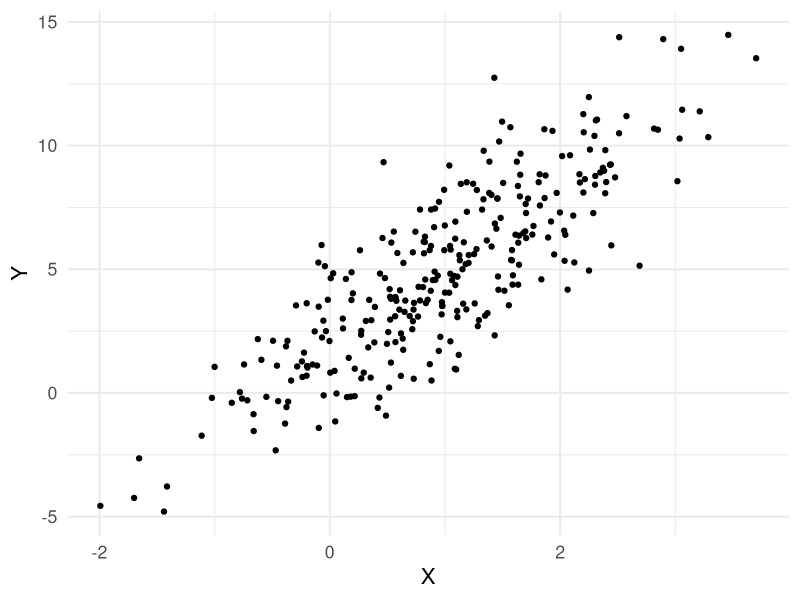
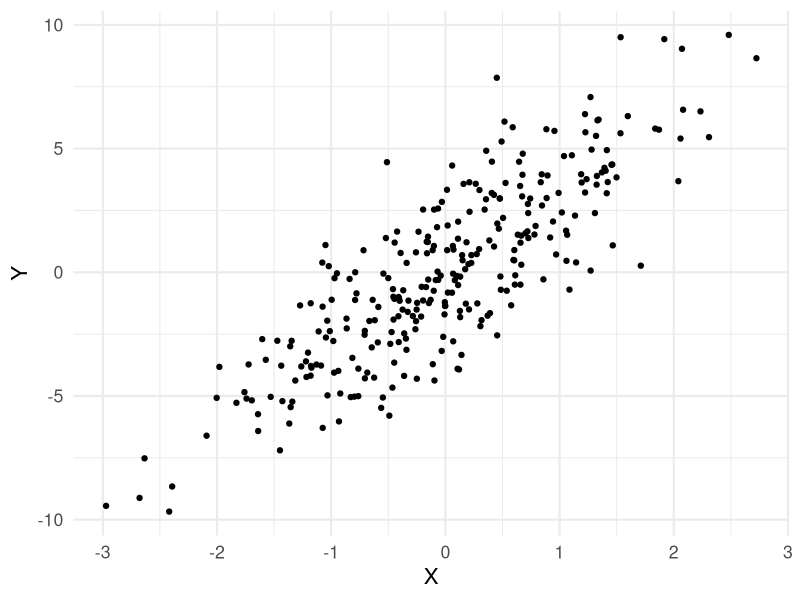
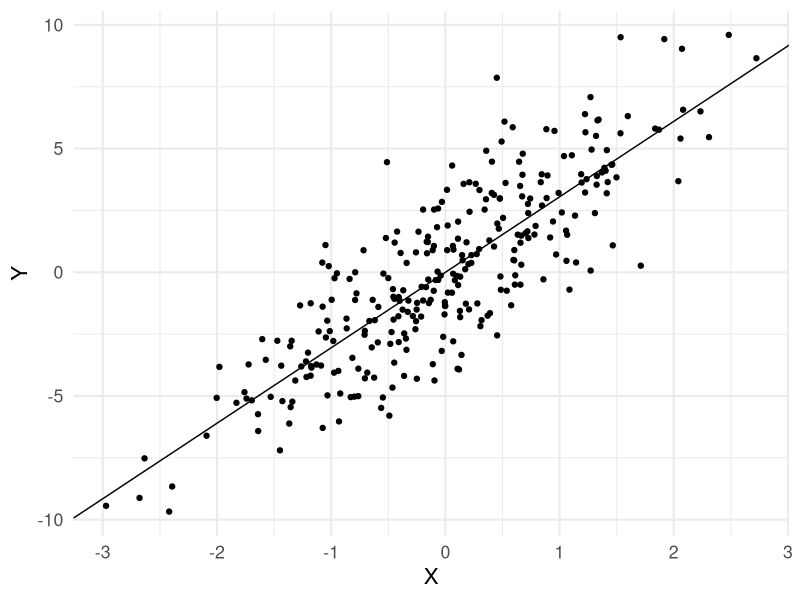
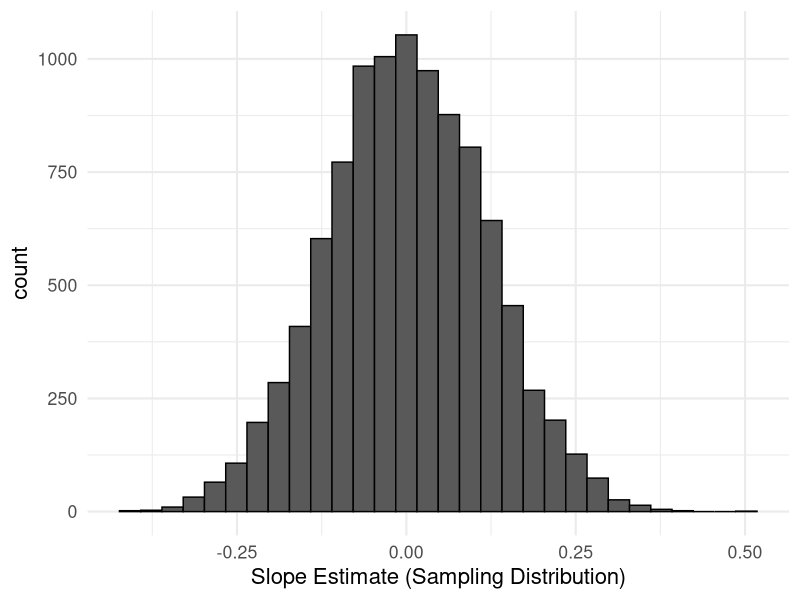

Recreate these plots in R, in order.
## ---- chunk 1
library(tidyverse)
theme_set(theme_minimal(base_size = 16))
knitr::opts_chunk$set(comment=NA, fig.width=7, fig.height=5, 
                      fig.align = 'center', out.width = 600,
                      message=FALSE, warning=FALSE, echo=TRUE)
set.seed(42)
## ---- chunk 2

# Create some data where we know the true data-generating process
n <- 300
a <- 2
b <- 3

data <- tibble(X = rnorm(n, 1, 1),
               epsilon = rnorm(n, 0, 2),
               Y = a + b*X + epsilon)

ggplot(data) +
  geom_point(mapping = aes(x=X,y=Y))
## ---- chunk 3
data <- data %>% 
  mutate(Y = Y - mean(Y),
         X = X - mean(X))

ggplot(data) +
  geom_point(mapping = aes(x=X,y=Y))
## ---- chunk 4
slope_estimate <- sum(data$X * data$Y) / sum(data$X^2)

linear_model_fit <- lm(Y~X, data = data) 
linear_model_fit # hello

ggplot(data) + 
  geom_point(mapping = aes(x=X,y=Y)) +
  geom_abline(intercept = 0, slope = slope_estimate)
## ---- chunk 5

get_slope_estimate <- function(a = 0, b = 0, X){
  
  # Create data assuming null hypothesis (b = 0, a = 0)
  n <- length(X)
  
  data <- tibble(X = X,
                 epsilon = rnorm(n, 0, 2),
                 Y = a + b*X + epsilon)
  
  # Return the slope estimate
  sum(data$X * data$Y) / sum(data$X^2)
}

get_slope_estimate(X = data$X)

## ---- chunk 6
sampling_distribution <- replicate(10000, get_slope_estimate(X = data$X))

tibble(sampling_distribution) %>% 
  ggplot() +
  geom_histogram(mapping = aes(x=sampling_distribution),
                 color = 'black') +
  labs(x='Slope Estimate (Sampling Distribution)') # a bell curved sampling distribution again! (t distribution)
## ---- chunk 7
sum(sampling_distribution > slope_estimate) # p-value effectively zero

standard_error <- sd(sampling_distribution)

confidence_interval <- c(slope_estimate - 1.96 * standard_error,
                         slope_estimate + 1.96 * standard_error)

summary(linear_model_fit)
confint(linear_model_fit)
## ---- chunk 8
data <- tibble(c = 1,
            x1 = rnorm(100, 0, 1),
            x2 = rnorm(100, 0, 1),
            y = 2*x1 + 3*x2 + rnorm(100, 0, 1))

linear_model <- lm(y ~ x1 + x2, data = data)

summary(linear_model)

# X matrix
X <- data %>% 
  select(c, x1, x2) %>% 
  as.matrix

# y vector
y <- data %>% 
  pull(y)

# beta hat = (X'X)^-1 X'y
beta_hat <- solve(t(X) %*% X) %*% t(X) %*% y

beta_hat
linear_model # that's where the coefficients come from; the parameter estimates that minimize the sum of squared errors
